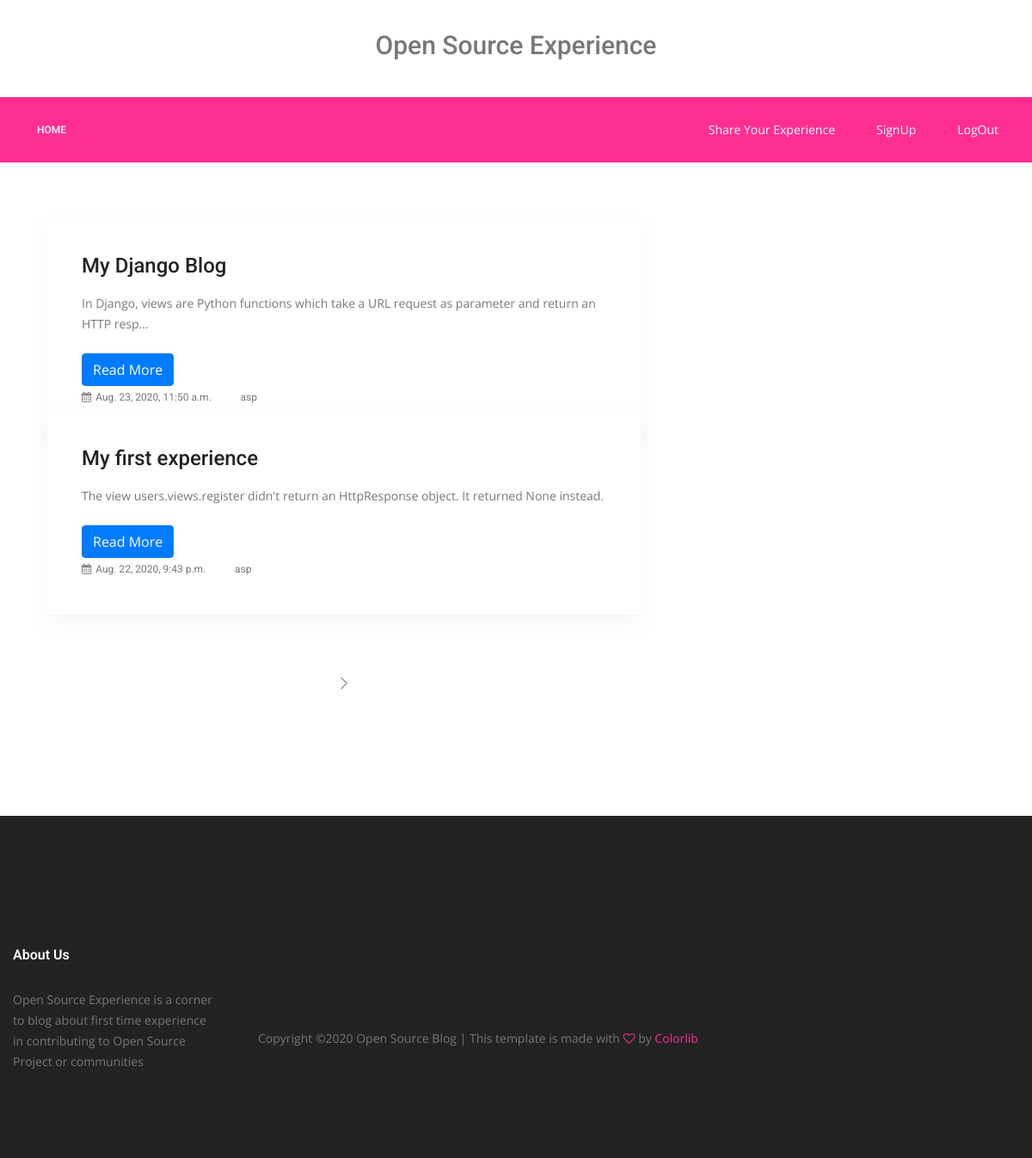
The app's page / (signed in) with its own data.
### blog/models.py (models this page shows, shortened)
class Article(models.Model):
    title = models.CharField(max_length=200)
    text = models.TextField()
    date = models.DateTimeField(auto_now_add=True)
    author = models.ForeignKey(User, on_delete=models.CASCADE)

### blog/views.py (the view)
# urls.py: path('',HomePage.as_view(), name = "HomePage"),
class HomePage(LoginRequiredMixin, ListView):
    model = Article
    template_name = "blog/index.html"
    context_object_name = "articles"
    ordering = ['-date']
    paginate_by = 2

### blog/templates/blog/index.html (shortened to what this page needs)
{% extends "blog/base.html" %}
{% block content %}
        <section class="blog_area p_120">
            <div class="container">
                <div class="row">
                    <div class="col-lg-8">
                        <div class="blog_left_sidebar">
							{% for article in articles %}
                            <article class="blog_style1">
                            	<div class="blog_img">
                            	</div>
                            	<div class="blog_text">
									<div class="blog_text_inner">
										<a href="{% url 'blog:detail-view' article.pk %}"><h4>{{ article.title }}</h4></a>
										<p>{{ article.text|truncatechars:100 }}</p>
										<a href="{% url 'blog:detail-view' article.pk %}" class="btn btn-primary">Read More</a>
										<div class="date">
											<a href="#"><i class="fa fa-calendar" aria-hidden="true"></i>{{ article.date }}</a>
											<a href="#"><i class="" aria-hidden="true"></i> {{ article.author }}</a>
										</div>
									</div>
                            	</div>
							</article>
							{% endfor%}
                           {% if is_paginated %}
                            <nav class="blog-pagination justify-content-center d-flex">
		                        <ul class="pagination">
									{% if page_obj.has_next %}
		                            <li class="page-item">
		                                <a href="?page={{page_obj.next_page_number}}" class="page-link" aria-label="Next">
		                                    <span aria-hidden="true">
		                                        <span class="lnr lnr-chevron-right"></span>
		                                    </span>
		                                </a>
									</li>
									{% endif %}
		                        </ul>
							</nav>
							{% endif %}
                        </div>
                    </div>
                </div>
            </div>
        </section>
        {% endblock %}

### blog/static/blog/css/style.css (style rules this page uses)
a { text-decoration: none; -webkit-transition: all 0.3s ease-in-out; -o-transition: all 0.3s ease-in-out; transition: all 0.3s ease-in-out; }
body { line-height: 24px; font-size: 14px; font-family: "Open Sans", sans-serif; font-weight: normal; color: #777777; }
h1, h2, h3, h4, h5, h6 { font-family: "Roboto", sans-serif; font-weight: 500; }
.p_120 { padding-top: 120px; padding-bottom: 120px; }
@media (min-width: 1200px) { .container { max-width: 1200px; } }
.header_area + section, .header_area + div { margin-top: 210px; }
.blog-pagination { padding-top: 25px; }
.blog-pagination .page-link { border-radius: 0; }
.blog-pagination .page-item { border: none; }
.page-link { background: transparent; font-weight: 400; }
.blog-pagination .page-link { position: relative; display: block; padding: 0.5rem 0.75rem; margin-left: -1px; line-height: 1.25; color: #8a8a8a; border: none; }
.blog-pagination .page-link .lnr { font-weight: 600; }
.blog-pagination .page-item:last-child .page-link, .blog-pagination .page-item:first-child .page-link { border-radius: 0; }
h4 { font-size: 18px; }
.blog_style1 { margin-bottom: 40px; }
.blog_style1 .blog_text { padding-left: 40px; padding-right: 40px; }
.blog_style1 .blog_text .blog_text_inner { background: #fff; margin-top: -100px; position: relative; -webkit-box-shadow: 0px 10px 20px 0px rgba(153, 153, 153, 0.1); box-shadow: 0px 10px 20px 0px rgba(153, 153, 153, 0.1); padding: 40px; }
.blog_style1 .blog_text .blog_text_inner h4 { font-size: 24px; font-family: "Roboto", sans-serif; line-height: 30px; color: #222222; padding-right: 20px; margin-bottom: 17px; -webkit-transition: all 300ms linear 0s; -o-transition: all 300ms linear 0s; transition: all 300ms linear 0s; }
.blog_style1 .blog_text .blog_text_inner p { font-size: 14px; line-height: 24px; color: #777777; margin-bottom: 22px; }
.blog_style1 .blog_text .blog_text_inner .date a { color: #777777; font-size: 12px; font-weight: normal; font-family: "Roboto", sans-serif; margin-right: 25px; -webkit-transition: all 300ms linear 0s; -o-transition: all 300ms linear 0s; transition: all 300ms linear 0s; }
.blog_style1 .blog_text .blog_text_inner .date a i { padding-right: 5px; }
.blog_style1 .blog_text .blog_text_inner .date a:last-child { margin-right: 0px; }

### records on screen
Article: title "My Django Blog", text "In Django, views are Python functions which take a URL request as parameter and return an HTTP resp…", date "Aug. 23, 2020, 11:50 a.m.", author "asp"
Article: title "My first experience", text "The view users.views.register didn't return an HttpResponse object. It returned None instead.", date "Aug. 22, 2020, 9:43 p.m.", author "asp"
